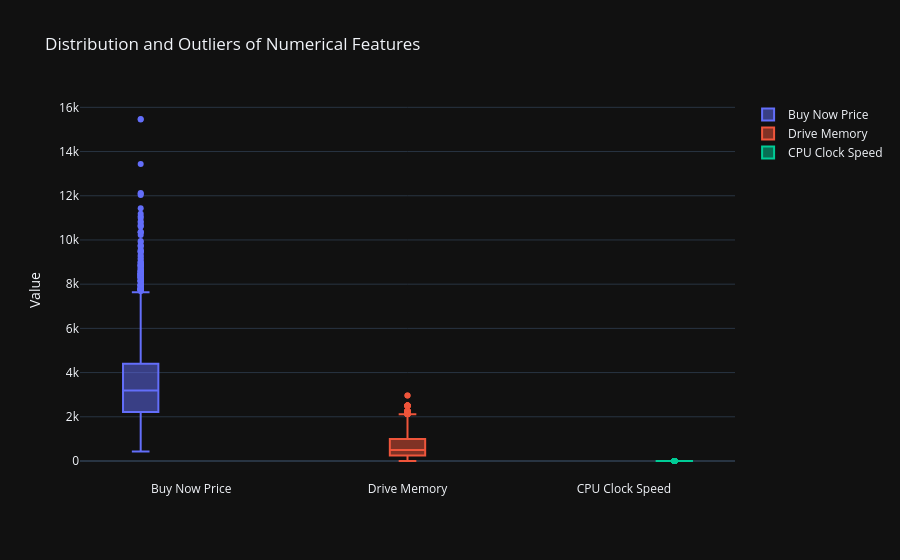

Source (notebook cell):
### Markdown cell above
Trying to identify outliers

### Code cell
# Create subplots for numerical columns
fig = go.Figure()

# Add box plot for buynow_price
fig.add_trace(go.Box(y=df['buynow_price'], name='Buy Now Price'))

# Add box plot for drive memory size
fig.add_trace(go.Box(y=df['drive memory size (GB)'], name='Drive Memory'))

# Add box plot for CPU clock speed
fig.add_trace(go.Box(y=df['CPU clock speed (GHz)'], name='CPU Clock Speed'))

# Update layout
fig.update_layout(
  title='Distribution and Outliers of Numerical Features',
  yaxis_title='Value',
  template='plotly_dark',
  showlegend=True,
  boxmode='group'
)

fig.show()

### Figure 1 — Plotly figure (JSON) as saved in the notebook; plotly's stock layout.template omitted (floating-point values rounded to 4 significant figures; data arrays with more than 128 entries replaced by an {"elided": "..."} marker saying what was removed)
{"data": [{"name": "Buy Now Price", "type": "box", "y": {"elided": "4711 float values"}}, {"name": "Drive Memory", "type": "box", "y": {"elided": "4711 int values"}}, {"name": "CPU Clock Speed", "type": "box", "y": {"elided": "4711 float values"}}], "layout": {"boxmode": "group", "showlegend": true, "title": {"text": "Distribution and Outliers of Numerical Features"}, "yaxis": {"title": {"text": "Value"}}}}
